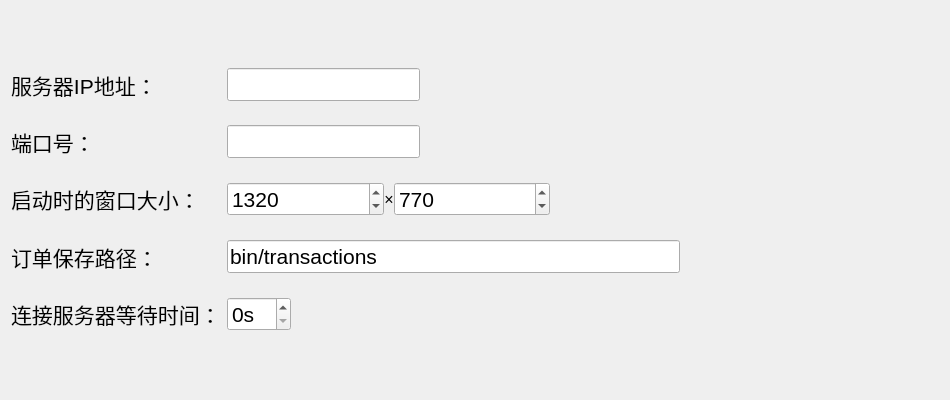
<?xml version="1.0" encoding="UTF-8"?>
<ui version="4.0">
 <class>settingDialog</class>
 <widget class="QDialog" name="settingDialog">
  <property name="geometry">
   <rect>
    <x>0</x>
    <y>0</y>
    <width>950</width>
    <height>400</height>
   </rect>
  </property>
  <property name="minimumSize">
   <size>
    <width>950</width>
    <height>400</height>
   </size>
  </property>
  <property name="windowTitle">
   <string>Dialog</string>
  </property>
  <layout class="QGridLayout" name="gridLayout_2">
   <item row="0" column="0">
    <layout class="QGridLayout" name="gridLayout">
     <property name="verticalSpacing">
      <number>24</number>
     </property>
     <item row="3" column="0">
      <widget class="QLabel" name="label_5">
       <property name="font">
        <font>
         <pointsize>16</pointsize>
        </font>
       </property>
       <property name="text">
        <string>订单保存路径：</string>
       </property>
      </widget>
     </item>
     <item row="3" column="1" colspan="4">
      <widget class="QLineEdit" name="transactionDirPath_lineEdit">
       <property name="sizePolicy">
        <sizepolicy hsizetype="Expanding" vsizetype="Maximum">
         <horstretch>0</horstretch>
         <verstretch>0</verstretch>
        </sizepolicy>
       </property>
       <property name="font">
        <font>
         <pointsize>16</pointsize>
        </font>
       </property>
       <property name="text">
        <string>bin/transactions</string>
       </property>
      </widget>
     </item>
     <item row="0" column="0">
      <widget class="QLabel" name="label">
       <property name="font">
        <font>
         <pointsize>16</pointsize>
        </font>
       </property>
       <property name="text">
        <string>服务器IP地址：</string>
       </property>
      </widget>
     </item>
     <item row="0" column="1" colspan="2">
      <widget class="QLineEdit" name="ip_lineEdit">
       <property name="sizePolicy">
        <sizepolicy hsizetype="Fixed" vsizetype="Maximum">
         <horstretch>0</horstretch>
         <verstretch>0</verstretch>
        </sizepolicy>
       </property>
       <property name="font">
        <font>
         <pointsize>16</pointsize>
        </font>
       </property>
      </widget>
     </item>
     <item row="2" column="1" colspan="3">
      <layout class="QHBoxLayout" name="horizontalLayout" stretch="0,1,0">
       <property name="spacing">
        <number>0</number>
       </property>
       <item>
        <widget class="QSpinBox" name="width_spinBox">
         <property name="sizePolicy">
          <sizepolicy hsizetype="Expanding" vsizetype="Maximum">
           <horstretch>0</horstretch>
           <verstretch>0</verstretch>
          </sizepolicy>
         </property>
         <property name="font">
          <font>
           <pointsize>16</pointsize>
          </font>
         </property>
         <property name="minimum">
          <number>500</number>
         </property>
         <property name="maximum">
          <number>5000</number>
         </property>
         <property name="singleStep">
          <number>50</number>
         </property>
         <property name="value">
          <number>1320</number>
         </property>
        </widget>
       </item>
       <item>
        <widget class="QLabel" name="label_3">
         <property name="sizePolicy">
          <sizepolicy hsizetype="Fixed" vsizetype="Preferred">
           <horstretch>0</horstretch>
           <verstretch>0</verstretch>
          </sizepolicy>
         </property>
         <property name="font">
          <font>
           <pointsize>12</pointsize>
          </font>
         </property>
         <property name="text">
          <string>×</string>
         </property>
         <property name="alignment">
          <set>Qt::AlignCenter</set>
         </property>
        </widget>
       </item>
       <item>
        <widget class="QSpinBox" name="height_spinBox">
         <property name="sizePolicy">
          <sizepolicy hsizetype="Expanding" vsizetype="Maximum">
           <horstretch>0</horstretch>
           <verstretch>0</verstretch>
          </sizepolicy>
         </property>
         <property name="font">
          <font>
           <pointsize>16</pointsize>
          </font>
         </property>
         <property name="minimum">
          <number>500</number>
         </property>
         <property name="maximum">
          <number>5000</number>
         </property>
         <property name="singleStep">
          <number>50</number>
         </property>
         <property name="value">
          <number>770</number>
         </property>
        </widget>
       </item>
      </layout>
     </item>
     <item row="2" column="5">
      <widget class="QLabel" name="label_8">
       <property name="text">
        <string>         </string>
       </property>
      </widget>
     </item>
     <item row="1" column="0">
      <widget class="QLabel" name="label_4">
       <property name="font">
        <font>
         <pointsize>16</pointsize>
        </font>
       </property>
       <property name="text">
        <string>端口号：</string>
       </property>
      </widget>
     </item>
     <item row="2" column="4">
      <widget class="QLabel" name="label_7">
       <property name="text">
        <string>          </string>
       </property>
      </widget>
     </item>
     <item row="1" column="1" colspan="2">
      <widget class="QLineEdit" name="port_lineEdit">
       <property name="sizePolicy">
        <sizepolicy hsizetype="Fixed" vsizetype="Maximum">
         <horstretch>0</horstretch>
         <verstretch>0</verstretch>
        </sizepolicy>
       </property>
       <property name="font">
        <font>
         <pointsize>16</pointsize>
        </font>
       </property>
      </widget>
     </item>
     <item row="2" column="0">
      <widget class="QLabel" name="label_2">
       <property name="sizePolicy">
        <sizepolicy hsizetype="Fixed" vsizetype="Maximum">
         <horstretch>0</horstretch>
         <verstretch>0</verstretch>
        </sizepolicy>
       </property>
       <property name="font">
        <font>
         <pointsize>16</pointsize>
        </font>
       </property>
       <property name="text">
        <string>启动时的窗口大小：</string>
       </property>
      </widget>
     </item>
     <item row="4" column="0">
      <widget class="QLabel" name="label_6">
       <property name="font">
        <font>
         <pointsize>16</pointsize>
        </font>
       </property>
       <property name="text">
        <string>连接服务器等待时间：</string>
       </property>
      </widget>
     </item>
     <item row="2" column="6">
      <widget class="QLabel" name="label_9">
       <property name="text">
        <string>          </string>
       </property>
      </widget>
     </item>
     <item row="4" column="1">
      <widget class="QSpinBox" name="waittingTime_spinBox">
       <property name="sizePolicy">
        <sizepolicy hsizetype="Fixed" vsizetype="Maximum">
         <horstretch>0</horstretch>
         <verstretch>0</verstretch>
        </sizepolicy>
       </property>
       <property name="font">
        <font>
         <pointsize>16</pointsize>
        </font>
       </property>
       <property name="suffix">
        <string>s</string>
       </property>
      </widget>
     </item>
    </layout>
   </item>
  </layout>
 </widget>
 <resources/>
 <connections/>
</ui>
